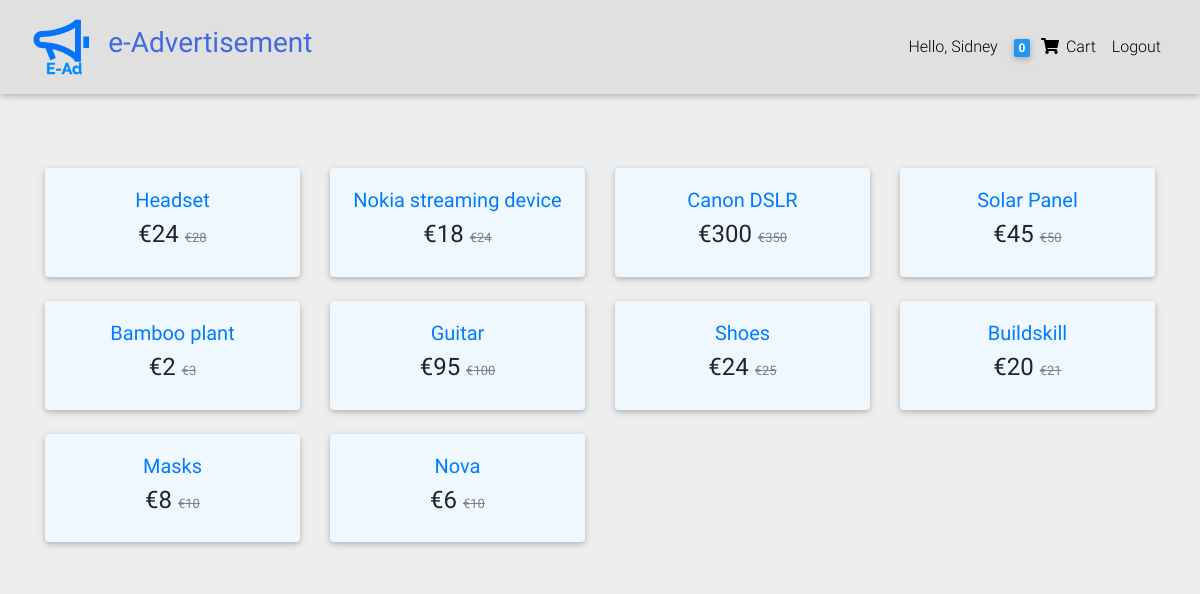
The app's page / (signed in) with its own data.
### catalog/models.py (models this page shows, shortened)
class Order(models.Model):
    user = models.ForeignKey(User, on_delete=models.CASCADE)
    items = models.ManyToManyField(OrderItem)
    address = models.ForeignKey(
        "Address", on_delete=models.SET_NULL, blank=True, null=True)
    payment = models.ForeignKey(
        "Payment", on_delete=models.SET_NULL, blank=True, null=True)
    coupon = models.ForeignKey(
        "Coupon", on_delete=models.SET_NULL, blank=True, null=True)
    ordered = models.BooleanField(default=False)
    start_date = models.DateTimeField(auto_now_add=True)
    ordered_date = models.DateTimeField()

class Item(models.Model):
    title = models.CharField(max_length=200)
    price = models.IntegerField()
    discount_price = models.IntegerField(blank=True, null=True)
    slug = models.SlugField()
    status = models.CharField(max_length=200)
    category = models.CharField(choices=CATEGORY_CHOICES, max_length=2)
    label = models.CharField(choices=LABEL_CHOICES, max_length=2)
    description = models.TextField()
    image = models.ImageField(default='default.jpg', upload_to='productImages')

### catalog/views.py (the view)
# urls.py: path('', HomeView.as_view(), name='home'),
class HomeView(ListView):
    model = Item
    template_name = 'home.html'

### catalog/templatetags/cart_template_tags.py (called while the page is built)
@register.filter
def cart_item_count(user):
    if user.is_authenticated:
        qs = Order.objects.filter(user=user, ordered=False)
        if qs.exists():
            order = qs[0]
            return order.items.count()
    return 0

### templates/home.html (shortened to what this page needs)
{% extends 'base.html' %}
{% block content %}
<main style="background-color: #EEE;">
  <div class="container">
    <section class="text-center mb-4 mt-3">
      <div class="row wow fadeIn">
        {% for object in object_list %}
        <div class="col-lg-3 col-md-6 mb-4">
          <div class="card" style="background-color: aliceblue;">
            <div class="card-body text-center">
              <h5>
                <a href="{% url 'product' object.slug %}" class="royalblue-text">{{object.title}}</a>
              </h5>
              <h4>
                {% if object.discount_price %}
                  €{{object.discount_price}}
                  <span style="font-size: small; color: gray"><del>€{{object.price}}</del></span>
                {% else %}
                  €{{object.price}}
                {% endif %}
              </h4>
            </div>
          </div>
        </div>
        {% endfor %}
      </div>
    </section>
  </div>
</main>
{% endblock content %}

### templates/base.html (shortened to what this page needs)
{% load static %}
{% load cart_template_tags %}
<!DOCTYPE html>
<html lang="en">
<head>
  <link rel="stylesheet" href="https://use.fontawesome.com/releases/v5.11.2/css/all.css">
  <link href="{% static 'css/bootstrap.min.css' %}" rel="stylesheet">
  <link href="{% static 'css/mdb.min.css' %}" rel="stylesheet">
  <link href="{% static 'css/style.min.css' %}" rel="stylesheet">
</head>
<body style="background-color: #EEE;">
<nav class="navbar fixed-top navbar-expand-lg navbar-light bg-light scrolling-navbar">
<div class="container-fluid">
    <a class="navbar-brand waves-effect" href="{% url 'home' %}">
      <img class="ml-0 pl-0" style="height: 60px;" src="{% static 'logo-black.svg' %}" alt="Logo">
    </a>
    <h3 style="color:royalblue;"><strong>e-Advertisement</strong></h3>
    <div class="collapse navbar-collapse" id="navbarSupportedContent">
    <ul class="navbar-nav nav-flex-icons">
      {% if request.user.is_authenticated %}
        <li class="nav-item">
          <a class="nav-link waves-effect" href="#">Hello, {{request.user.username}}
          </a>
        </li>
        <li class="nav-item">
        <a href="{% url 'order_summary' %}" class="nav-link waves-effect">
            <span class="badge blue z-depth-1 mr-1">{{ request.user|cart_item_count}}</span>
            <i class="fas fa-shopping-cart"></i>
            <span class="clearfix d-none d-sm-inline-block"> Cart </span>
        </a>
        </li>
         <li class="nav-item">
          <a class="nav-link waves-effect" href="{% url 'account_logout' %}">Logout
          </a>
        </li>
      {% endif %}
    </ul>
    </div>
</div>
</nav>
<div class="p-3 text-center"></div>
{% block content %}
{% endblock content %}
</body>
</html>

### templates/base.html (style rules this page uses)
html, body, header, .carousel { height: 60vh; }

### records on screen
Item: title "Headset", discount_price "24", price "28"
Item: title "Nokia streaming device", discount_price "18", price "24"
Item: title "Canon DSLR", discount_price "300", price "350"
Item: title "Solar Panel", discount_price "45", price "50"
Item: title "Bamboo plant", discount_price "2", price "3"
Item: title "Guitar", discount_price "95", price "100"
Item: title "Shoes", discount_price "24", price "25"
Item: title "Buildskill", discount_price "20", price "21"
Item: title "Masks", discount_price "8", price "10"
Item: title "Nova", discount_price "6", price "10"

### other values on screen
{{ request.user.username }} "Sidney"
{{ request.user|cart_item_count }} "0"
